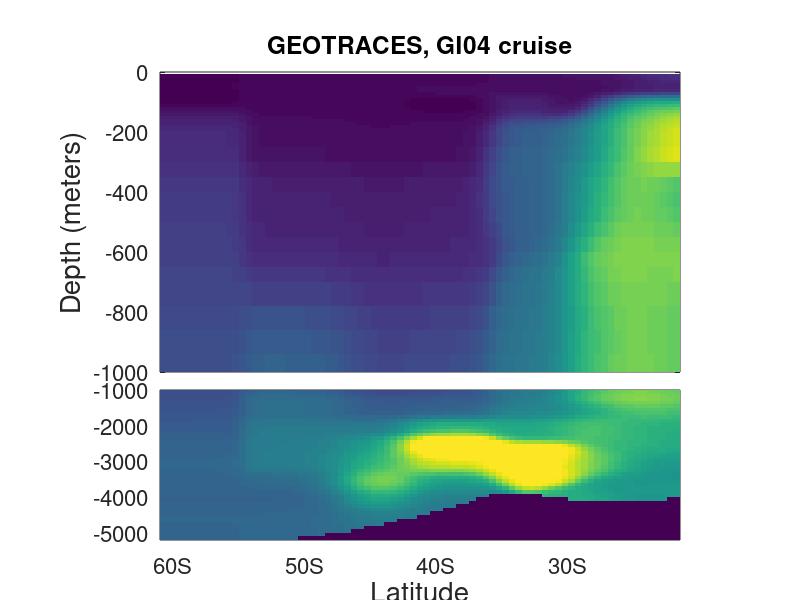
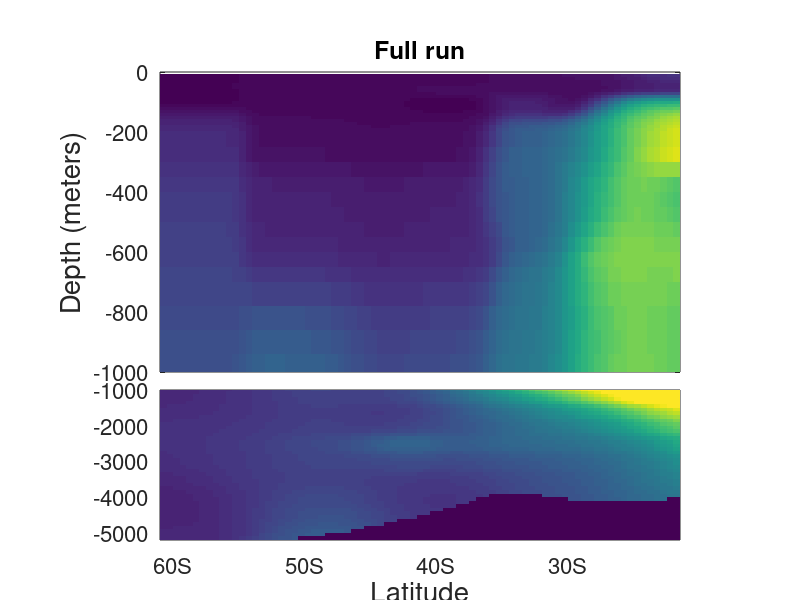

Source code (MATLAB) for these figures, in order:
%%  A sample MATLAB script to plot the figures of Fe distribution along the a certain GEOTRACES transect
%%  reported in Pham and Ito 2018, GBC
close all;clear all;clc;
% load the data
load('GI04_obs.mat'); % observations along the GI04 Indian Ocean transect
load('GI04_model.mat');% Full run
%% define grid along the cruise track GI04 62S - 17N - Indian Ocean
ytr = [-62:1:17]; % lat - grid
ztr = [5:10:200 250:50:700 780:80:1100 1200:100:5200]; % dep - grid


figure(1);
subplot('position',[.20 .38 .65 .50]);
pcolor(ytr,-ztr,GI04_Fe_obs');
shading flat;
% colorbar;
caxis([0 1.6]);
axis([-62 17 -1000 0]);
%xlabel('Latitude','fontsize',14);
%ylabel('Depth (meters)','fontsize',14);
title('GEOTRACES, GI04 cruise','fontsize',20);
ax=get(gcf,'currentaxes');
set(ax,'xtick',[]);
set(ax,'fontsize',16);
ylabel('Depth (meters)','fontsize',20);


subplot('position',[.20 .10 .65 .25]);
pcolor(ytr,-ztr,GI04_Fe_obs');
shading flat;
% colorbar;
caxis([0 1.6]);
axis([-62 17 -5200 -1000]);
ax=get(gcf,'currentaxes');
months = ['60S';
          '50S';
            '40S';
            '30S';
            '20S';
            '10S';
            'Eq.';
            '10N'];
set(gca,'XTickLabel',months)
set(ax,'fontsize',16);
xlabel('Latitude','fontsize',20);

figure(2);
subplot('position',[.20 .38 .65 .50]);
pcolor(ytr,-ztr,GI04_Fe_obs');
shading flat;
% colorbar;
caxis([0 1.6]);
axis([-62 17 -1000 0])
title('Full run','fontsize',24);
ax=get(gcf,'currentaxes');
set(ax,'xtick',[]);
set(ax,'fontsize',16);
ylabel('Depth (meters)','fontsize',20);



subplot('position',[.20 .10 .65 .25]);
pcolor(ytr,-ztr,GI04_Fe_model');
shading flat;
% colorbar;
caxis([0 1.6]);
axis([-62 17 -5200 -1000])
ax=get(gcf,'currentaxes');
months = ['60S';
          '50S';
            '40S';
            '30S';
            '20S';
            '10S';
            'Eq.';
            '10N'];
set(gca,'XTickLabel',months)
set(ax,'fontsize',16);
xlabel('Latitude','fontsize',20);